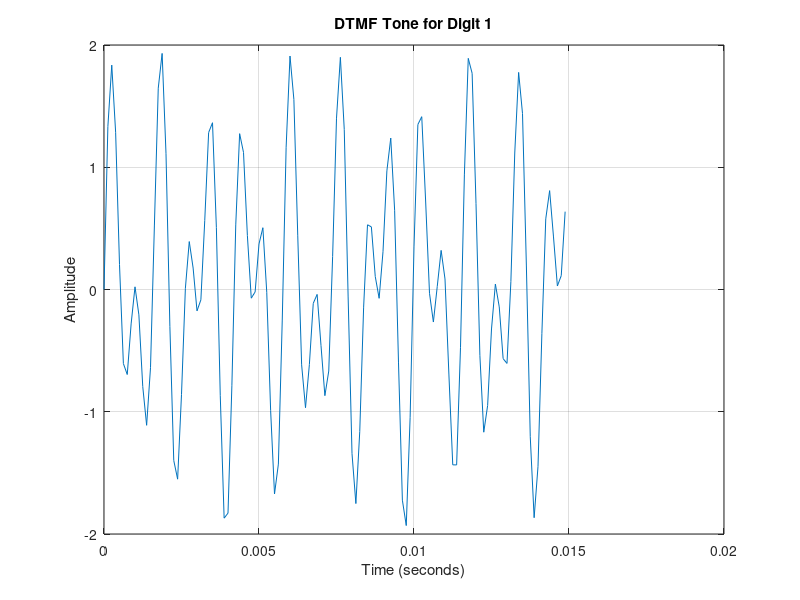

Reproduce this figure in MATLAB.
% Define DTMF frequencies
dtmf_freqs = [697 770 852 941; 1209 1336 1477 0];

% Define the DTMF mapping for digits 0-9, *, and #
dtmf_map = containers.Map({'1', '2', '3', '4', '5', '6', '7', '8', '9', '0', '*', '#'}, ...
                          {[1 1], [1 2], [1 3], [2 1], [2 2], [2 3], [3 1], [3 2], [3 3], [4 2], [4 1], [4 3]});

% Parameters
Fs = 8000; % Sampling frequency
duration = 0.015; % Duration of each tone in seconds
num_samples = Fs * duration; % Number of samples per tone
t = (0:num_samples-1) / Fs; % Time vector

% Get the row and column for the digit
row_col = dtmf_map('1');
row = row_col(1);
col = row_col(2);

% Generate the tone
tone = sin(2 * pi * dtmf_freqs(1, row) * t) + sin(2 * pi * dtmf_freqs(2, col) * t);

% Plot the tone
figure;
plot(t, tone);
title('DTMF Tone for Digit 1');
xlabel('Time (seconds)');
ylabel('Amplitude');
grid on;
